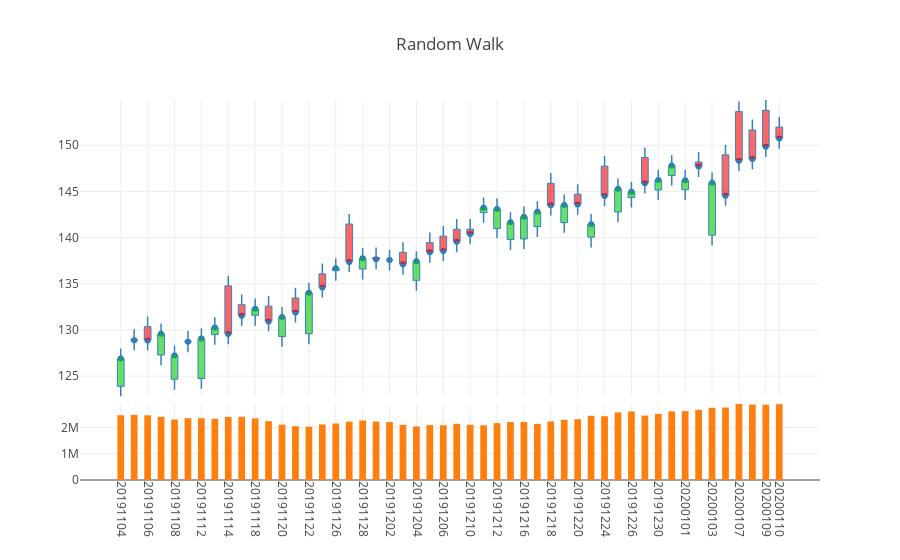

Notebook source saved alongside this figure:
### Code cell
fig1 = dgc.PlotlyCandles(df_pseudo.iloc[-50:],number_of_ticks_display=20,title='Random Walk')
iplot(fig1.get_figure())

### Figure 1 — Plotly figure (JSON) as saved in the notebook; plotly's stock layout.template omitted (floating-point values rounded to 4 significant figures)
{"data": [{"hoverinfo": "text", "mode": "markers", "text": ["date: 20191104.0<br>open: 123.9<br>high: 128.0<br>low: 122.81<br>close: 126.9<br>volume: 2467633.0", "date: 20191105.0<br>open: 128.96<br>high: 130.07<br>low: 127.8<br>close: 128.88<br>volume: 2481655.0", "date: 20191106.0<br>open: 130.36<br>high: 131.46<br>low: 127.78<br>close: 128.87<br>volume: 2464120.0", "date: 20191107.0<br>open: 127.29<br>high: 130.71<br>low: 126.18<br>close: 129.6<br>volume: 2406211.0", "date: 20191108.0<br>open: 124.67<br>high: 128.33<br>low: 123.54<br>close: 127.24<br>volume: 2303044.0", "date: 20191111.0<br>open: 128.8<br>high: 129.92<br>low: 127.6<br>close: 128.72<br>volume: 2354824.0", "date: 20191112.0<br>open: 124.75<br>high: 130.19<br>low: 123.64<br>close: 129.08<br>volume: 2352136.0", "date: 20191113.0<br>open: 129.51<br>high: 131.39<br>low: 128.4<br>close: 130.27<br>volume: 2332562.0", "date: 20191114.0<br>open: 134.78<br>high: 135.88<br>low: 128.46<br>close: 129.57<br>volume: 2402712.0", "date: 20191115.0<br>open: 132.74<br>high: 133.85<br>low: 130.42<br>close: 131.54<br>volume: 2407905.0", "date: 20191118.0<br>open: 131.59<br>high: 133.41<br>low: 130.47<br>close: 132.3<br>volume: 2348237.0", "date: 20191119.0<br>open: 132.58<br>high: 133.68<br>low: 129.85<br>close: 130.93<br>volume: 2240126.0", "date: 20191120.0<br>open: 129.29<br>high: 132.49<br>low: 128.19<br>close: 131.4<br>volume: 2108755.0", "date: 20191121.0<br>open: 133.46<br>high: 134.58<br>low: 130.8<br>close: 131.9<br>volume: 2049904.0", "date: 20191122.0<br>open: 129.59<br>high: 135.12<br>low: 128.46<br>close: 134.03<br>volume: 2031316.0", "date: 20191125.0<br>open: 136.08<br>high: 137.19<br>low: 133.52<br>close: 134.61<br>volume: 2116949.0", "date: 20191126.0<br>open: 136.42<br>high: 137.78<br>low: 135.32<br>close: 136.69<br>volume: 2151449.0", "date: 20191127.0<br>open: 141.47<br>high: 142.57<br>low: 136.29<br>close: 137.37<br>volume: 2224127.0", "date: 20191128.0<br>open: 136.6<br>high: 138.88<br>low: 135.47<br>close: 137.77<br>volume: 2265921.0", "date: 20191129.0<br>open: 137.83<br>high: 138.94<br>low: 136.57<br>close: 137.67<br>volume: 2226350.0", "date: 20191202.0<br>open: 137.56<br>high: 138.68<br>low: 136.45<br>close: 137.58<br>volume: 2208417.0", "date: 20191203.0<br>open: 138.41<br>high: 139.5<br>low: 135.99<br>close: 137.12<br>volume: 2101406.0", "date: 20191204.0<br>open: 135.38<br>high: 138.53<br>low: 134.26<br>close: 137.44<br>volume: 2041957.0", "date: 20191205.0<br>open: 139.46<br>high: 140.56<br>low: 137.28<br>close: 138.41<br>volume: 2092391.0", "date: 20191206.0<br>open: 140.16<br>high: 141.27<br>low: 137.46<br>close: 138.56<br>volume: 2085057.0", "date: 20191209.0<br>open: 140.9<br>high: 142.01<br>low: 138.42<br>close: 139.55<br>volume: 2140467.0", "date: 20191210.0<br>open: 140.91<br>high: 142.01<br>low: 139.28<br>close: 140.38<br>volume: 2101641.0", "date: 20191211.0<br>open: 142.71<br>high: 144.35<br>low: 141.6<br>close: 143.24<br>volume: 2084150.0", "date: 20191212.0<br>open: 140.99<br>high: 144.23<br>low: 139.92<br>close: 143.11<br>volume: 2166044.0", "date: 20191213.0<br>open: 139.79<br>high: 142.76<br>low: 138.66<br>close: 141.66<br>volume: 2207442.0", "date: 20191216.0<br>open: 139.85<br>high: 143.36<br>low: 138.74<br>close: 142.26<br>volume: 2212078.0", "date: 20191217.0<br>open: 141.2<br>high: 143.94<br>low: 140.07<br>close: 142.81<br>volume: 2135872.0", "date: 20191218.0<br>open: 145.88<br>high: 147.0<br>low: 142.4<br>close: 143.5<br>volume: 2229974.0", "date: 20191219.0<br>open: 141.62<br>high: 144.66<br>low: 140.53<br>close: 143.53<br>volume: 2296021.0", "date: 20191220.0<br>open: 144.7<br>high: 145.79<br>low: 142.48<br>close: 143.58<br>volume: 2314655.0", "date: 20191223.0<br>open: 140.05<br>high: 142.55<br>low: 138.92<br>close: 141.44<br>volume: 2448829.0", "date: 20191224.0<br>open: 147.74<br>high: 148.83<br>low: 143.42<br>close: 144.52<br>volume: 2431066.0", "date: 20191225.0<br>open: 142.78<br>high: 146.39<br>low: 141.67<br>close: 145.28<br>volume: 2575361.0", "date: 20191226.0<br>open: 144.34<br>high: 146.06<br>low: 143.25<br>close: 144.97<br>volume: 2609626.0", "date: 20191227.0<br>open: 148.67<br>high: 149.76<br>low: 144.79<br>close: 145.89<br>volume: 2452806.0", "date: 20191230.0<br>open: 145.16<br>high: 147.36<br>low: 144.06<br>close: 146.24<br>volume: 2520244.0", "date: 20191231.0<br>open: 146.73<br>high: 148.91<br>low: 145.63<br>close: 147.8<br>volume: 2612389.0", "date: 20200101.0<br>open: 145.19<br>high: 147.32<br>low: 144.08<br>close: 146.22<br>volume: 2623522.0", "date: 20200102.0<br>open: 148.18<br>high: 149.26<br>low: 146.57<br>close: 147.7<br>volume: 2674869.0", "date: 20200103.0<br>open: 140.27<br>high: 147.04<br>low: 139.16<br>close: 145.93<br>volume: 2750854.0", "date: 20200106.0<br>open: 148.96<br>high: 150.05<br>low: 143.44<br>close: 144.53<br>volume: 2760316.0", "date: 20200107.0<br>open: 153.64<br>high: 154.75<br>low: 147.21<br>close: 148.33<br>volume: 2895122.0", "date: 20200108.0<br>open: 151.65<br>high: 152.78<br>low: 147.41<br>close: 148.51<br>volume: 2874667.0", "date: 20200109.0<br>open: 153.78<br>high: 154.9<br>low: 148.73<br>close: 149.84<br>volume: 2864451.0", "date: 20200110.0<br>open: 151.97<br>high: 153.07<br>low: 149.63<br>close: 150.74<br>volume: 2888461.0"], "type": "scatter", "uid": "9b09b0e4-33f1-11ea-8df7-8c859025e7f9", "x": [1, 2, 3, 4, 5, 6, 7, 8, 9, 10, 11, 12, 13, 14, 15, 16, 17, 18, 19, 20, 21, 22, 23, 24, 25, 26, 27, 28, 29, 30, 31, 32, 33, 34, 35, 36, 37, 38, 39, 40, 41, 42, 43, 44, 45, 46, 47, 48, 49, 50], "xaxis": "x", "y": [126.9, 128.9, 128.9, 129.6, 127.2, 128.7, 129.1, 130.3, 129.6, 131.5, 132.3, 130.9, 131.4, 131.9, 134.0, 134.6, 136.7, 137.4, 137.8, 137.7, 137.6, 137.1, 137.4, 138.4, 138.6, 139.6, 140.4, 143.2, 143.1, 141.7, 142.3, 142.8, 143.5, 143.5, 143.6, 141.4, 144.5, 145.3, 145.0, 145.9, 146.2, 147.8, 146.2, 147.7, 145.9, 144.5, 148.3, 148.5, 149.8, 150.7], "yaxis": "y"}, {"type": "bar", "uid": "9b0acb78-33f1-11ea-82b5-8c859025e7f9", "width": 0.5, "x": [1, 2, 3, 4, 5, 6, 7, 8, 9, 10, 11, 12, 13, 14, 15, 16, 17, 18, 19, 20, 21, 22, 23, 24, 25, 26, 27, 28, 29, 30, 31, 32, 33, 34, 35, 36, 37, 38, 39, 40, 41, 42, 43, 44, 45, 46, 47, 48, 49, 50], "xaxis": "x", "y": [2467633, 2481655, 2464120, 2406211, 2303044, 2354824, 2352136, 2332562, 2402712, 2407905, 2348237, 2240126, 2108755, 2049904, 2031316, 2116949, 2151449, 2224127, 2265921, 2226350, 2208417, 2101406, 2041957, 2092391, 2085057, 2140467, 2101641, 2084150, 2166044, 2207442, 2212078, 2135872, 2229974, 2296021, 2314655, 2448829, 2431066, 2575361, 2609626, 2452806, 2520244, 2612389, 2623522, 2674869, 2750854, 2760316, 2895122, 2874667, 2864451, 2888461], "yaxis": "y2"}], "layout": {"margin": {"t": 100}, "shapes": [{"line": {"color": "rgb(55, 128, 191)", "width": 1.5}, "type": "line", "x0": 1, "x1": 1, "y0": 122.8, "y1": 123.9}, {"line": {"color": "rgb(55, 128, 191)", "width": 1.5}, "type": "line", "x0": 2, "x1": 2, "y0": 127.8, "y1": 128.9}, {"line": {"color": "rgb(55, 128, 191)", "width": 1.5}, "type": "line", "x0": 3, "x1": 3, "y0": 127.8, "y1": 128.9}, {"line": {"color": "rgb(55, 128, 191)", "width": 1.5}, "type": "line", "x0": 4, "x1": 4, "y0": 126.2, "y1": 127.3}, {"line": {"color": "rgb(55, 128, 191)", "width": 1.5}, "type": "line", "x0": 5, "x1": 5, "y0": 123.5, "y1": 124.7}, {"line": {"color": "rgb(55, 128, 191)", "width": 1.5}, "type": "line", "x0": 6, "x1": 6, "y0": 127.6, "y1": 128.7}, {"line": {"color": "rgb(55, 128, 191)", "width": 1.5}, "type": "line", "x0": 7, "x1": 7, "y0": 123.6, "y1": 124.8}, {"line": {"color": "rgb(55, 128, 191)", "width": 1.5}, "type": "line", "x0": 8, "x1": 8, "y0": 128.4, "y1": 129.5}, {"line": {"color": "rgb(55, 128, 191)", "width": 1.5}, "type": "line", "x0": 9, "x1": 9, "y0": 128.5, "y1": 129.6}, {"line": {"color": "rgb(55, 128, 191)", "width": 1.5}, "type": "line", "x0": 10, "x1": 10, "y0": 130.4, "y1": 131.5}, {"line": {"color": "rgb(55, 128, 191)", "width": 1.5}, "type": "line", "x0": 11, "x1": 11, "y0": 130.5, "y1": 131.6}, {"line": {"color": "rgb(55, 128, 191)", "width": 1.5}, "type": "line", "x0": 12, "x1": 12, "y0": 129.8, "y1": 130.9}, {"line": {"color": "rgb(55, 128, 191)", "width": 1.5}, "type": "line", "x0": 13, "x1": 13, "y0": 128.2, "y1": 129.3}, {"line": {"color": "rgb(55, 128, 191)", "width": 1.5}, "type": "line", "x0": 14, "x1": 14, "y0": 130.8, "y1": 131.9}, {"line": {"color": "rgb(55, 128, 191)", "width": 1.5}, "type": "line", "x0": 15, "x1": 15, "y0": 128.5, "y1": 129.6}, {"line": {"color": "rgb(55, 128, 191)", "width": 1.5}, "type": "line", "x0": 16, "x1": 16, "y0": 133.5, "y1": 134.6}, {"line": {"color": "rgb(55, 128, 191)", "width": 1.5}, "type": "line", "x0": 17, "x1": 17, "y0": 135.3, "y1": 136.4}, {"line": {"color": "rgb(55, 128, 191)", "width": 1.5}, "type": "line", "x0": 18, "x1": 18, "y0": 136.3, "y1": 137.4}, {"line": {"color": "rgb(55, 128, 191)", "width": 1.5}, "type": "line", "x0": 19, "x1": 19, "y0": 135.5, "y1": 136.6}, {"line": {"color": "rgb(55, 128, 191)", "width": 1.5}, "type": "line", "x0": 20, "x1": 20, "y0": 136.6, "y1": 137.7}, {"line": {"color": "rgb(55, 128, 191)", "width": 1.5}, "type": "line", "x0": 21, "x1": 21, "y0": 136.4, "y1": 137.6}, {"line": {"color": "rgb(55, 128, 191)", "width": 1.5}, "type": "line", "x0": 22, "x1": 22, "y0": 136.0, "y1": 137.1}, {"line": {"color": "rgb(55, 128, 191)", "width": 1.5}, "type": "line", "x0": 23, "x1": 23, "y0": 134.3, "y1": 135.4}, {"line": {"color": "rgb(55, 128, 191)", "width": 1.5}, "type": "line", "x0": 24, "x1": 24, "y0": 137.3, "y1": 138.4}, {"line": {"color": "rgb(55, 128, 191)", "width": 1.5}, "type": "line", "x0": 25, "x1": 25, "y0": 137.5, "y1": 138.6}, {"line": {"color": "rgb(55, 128, 191)", "width": 1.5}, "type": "line", "x0": 26, "x1": 26, "y0": 138.4, "y1": 139.6}, {"line": {"color": "rgb(55, 128, 191)", "width": 1.5}, "type": "line", "x0": 27, "x1": 27, "y0": 139.3, "y1": 140.4}, {"line": {"color": "rgb(55, 128, 191)", "width": 1.5}, "type": "line", "x0": 28, "x1": 28, "y0": 141.6, "y1": 142.7}, {"line": {"color": "rgb(55, 128, 191)", "width": 1.5}, "type": "line", "x0": 29, "x1": 29, "y0": 139.9, "y1": 141.0}, {"line": {"color": "rgb(55, 128, 191)", "width": 1.5}, "type": "line", "x0": 30, "x1": 30, "y0": 138.7, "y1": 139.8}, {"line": {"color": "rgb(55, 128, 191)", "width": 1.5}, "type": "line", "x0": 31, "x1": 31, "y0": 138.7, "y1": 139.8}, {"line": {"color": "rgb(55, 128, 191)", "width": 1.5}, "type": "line", "x0": 32, "x1": 32, "y0": 140.1, "y1": 141.2}, {"line": {"color": "rgb(55, 128, 191)", "width": 1.5}, "type": "line", "x0": 33, "x1": 33, "y0": 142.4, "y1": 143.5}, {"line": {"color": "rgb(55, 128, 191)", "width": 1.5}, "type": "line", "x0": 34, "x1": 34, "y0": 140.5, "y1": 141.6}, {"line": {"color": "rgb(55, 128, 191)", "width": 1.5}, "type": "line", "x0": 35, "x1": 35, "y0": 142.5, "y1": 143.6}, {"line": {"color": "rgb(55, 128, 191)", "width": 1.5}, "type": "line", "x0": 36, "x1": 36, "y0": 138.9, "y1": 140.1}, {"line": {"color": "rgb(55, 128, 191)", "width": 1.5}, "type": "line", "x0": 37, "x1": 37, "y0": 143.4, "y1": 144.5}, {"line": {"color": "rgb(55, 128, 191)", "width": 1.5}, "type": "line", "x0": 38, "x1": 38, "y0": 141.7, "y1": 142.8}, {"line": {"color": "rgb(55, 128, 191)", "width": 1.5}, "type": "line", "x0": 39, "x1": 39, "y0": 143.2, "y1": 144.3}, {"line": {"color": "rgb(55, 128, 191)", "width": 1.5}, "type": "line", "x0": 40, "x1": 40, "y0": 144.8, "y1": 145.9}, {"line": {"color": "rgb(55, 128, 191)", "width": 1.5}, "type": "line", "x0": 41, "x1": 41, "y0": 144.1, "y1": 145.2}, {"line": {"color": "rgb(55, 128, 191)", "width": 1.5}, "type": "line", "x0": 42, "x1": 42, "y0": 145.6, "y1": 146.7}, {"line": {"color": "rgb(55, 128, 191)", "width": 1.5}, "type": "line", "x0": 43, "x1": 43, "y0": 144.1, "y1": 145.2}, {"line": {"color": "rgb(55, 128, 191)", "width": 1.5}, "type": "line", "x0": 44, "x1": 44, "y0": 146.6, "y1": 147.7}, {"line": {"color": "rgb(55, 128, 191)", "width": 1.5}, "type": "line", "x0": 45, "x1": 45, "y0": 139.2, "y1": 140.3}, {"line": {"color": "rgb(55, 128, 191)", "width": 1.5}, "type": "line", "x0": 46, "x1": 46, "y0": 143.4, "y1": 144.5}, {"line": {"color": "rgb(55, 128, 191)", "width": 1.5}, "type": "line", "x0": 47, "x1": 47, "y0": 147.2, "y1": 148.3}, {"line": {"color": "rgb(55, 128, 191)", "width": 1.5}, "type": "line", "x0": 48, "x1": 48, "y0": 147.4, "y1": 148.5}, {"line": {"color": "rgb(55, 128, 191)", "width": 1.5}, "type": "line", "x0": 49, "x1": 49, "y0": 148.7, "y1": 149.8}, {"line": {"color": "rgb(55, 128, 191)", "width": 1.5}, "type": "line", "x0": 50, "x1": 50, "y0": 149.6, "y1": 150.7}, {"fillcolor": "rgba(0, 204, 0, 0.6)", "line": {"color": "rgb(55, 128, 191)", "width": 1}, "type": "rect", "x0": 0.75, "x1": 1.25, "xref": "x", "y0": 123.9, "y1": 126.9, "yref": "y"}, {"fillcolor": "rgba(255, 0, 0, 0.6)", "line": {"color": "rgb(55, 128, 191)", "width": 1}, "type": "rect", "x0": 1.75, "x1": 2.25, "xref": "x", "y0": 128.9, "y1": 129.0, "yref": "y"}, {"fillcolor": "rgba(255, 0, 0, 0.6)", "line": {"color": "rgb(55, 128, 191)", "width": 1}, "type": "rect", "x0": 2.75, "x1": 3.25, "xref": "x", "y0": 128.9, "y1": 130.4, "yref": "y"}, {"fillcolor": "rgba(0, 204, 0, 0.6)", "line": {"color": "rgb(55, 128, 191)", "width": 1}, "type": "rect", "x0": 3.75, "x1": 4.25, "xref": "x", "y0": 127.3, "y1": 129.6, "yref": "y"}, {"fillcolor": "rgba(0, 204, 0, 0.6)", "line": {"color": "rgb(55, 128, 191)", "width": 1}, "type": "rect", "x0": 4.75, "x1": 5.25, "xref": "x", "y0": 124.7, "y1": 127.2, "yref": "y"}, {"fillcolor": "rgba(255, 0, 0, 0.6)", "line": {"color": "rgb(55, 128, 191)", "width": 1}, "type": "rect", "x0": 5.75, "x1": 6.25, "xref": "x", "y0": 128.7, "y1": 128.8, "yref": "y"}, {"fillcolor": "rgba(0, 204, 0, 0.6)", "line": {"color": "rgb(55, 128, 191)", "width": 1}, "type": "rect", "x0": 6.75, "x1": 7.25, "xref": "x", "y0": 124.8, "y1": 129.1, "yref": "y"}, {"fillcolor": "rgba(0, 204, 0, 0.6)", "line": {"color": "rgb(55, 128, 191)", "width": 1}, "type": "rect", "x0": 7.75, "x1": 8.25, "xref": "x", "y0": 129.5, "y1": 130.3, "yref": "y"}, {"fillcolor": "rgba(255, 0, 0, 0.6)", "line": {"color": "rgb(55, 128, 191)", "width": 1}, "type": "rect", "x0": 8.75, "x1": 9.25, "xref": "x", "y0": 129.6, "y1": 134.8, "yref": "y"}, {"fillcolor": "rgba(255, 0, 0, 0.6)", "line": {"color": "rgb(55, 128, 191)", "width": 1}, "type": "rect", "x0": 9.75, "x1": 10.25, "xref": "x", "y0": 131.5, "y1": 132.7, "yref": "y"}, {"fillcolor": "rgba(0, 204, 0, 0.6)", "line": {"color": "rgb(55, 128, 191)", "width": 1}, "type": "rect", "x0": 10.75, "x1": 11.25, "xref": "x", "y0": 131.6, "y1": 132.3, "yref": "y"}, {"fillcolor": "rgba(255, 0, 0, 0.6)", "line": {"color": "rgb(55, 128, 191)", "width": 1}, "type": "rect", "x0": 11.75, "x1": 12.25, "xref": "x", "y0": 130.9, "y1": 132.6, "yref": "y"}, {"fillcolor": "rgba(0, 204, 0, 0.6)", "line": {"color": "rgb(55, 128, 191)", "width": 1}, "type": "rect", "x0": 12.75, "x1": 13.25, "xref": "x", "y0": 129.3, "y1": 131.4, "yref": "y"}, {"fillcolor": "rgba(255, 0, 0, 0.6)", "line": {"color": "rgb(55, 128, 191)", "width": 1}, "type": "rect", "x0": 13.75, "x1": 14.25, "xref": "x", "y0": 131.9, "y1": 133.5, "yref": "y"}, {"fillcolor": "rgba(0, 204, 0, 0.6)", "line": {"color": "rgb(55, 128, 191)", "width": 1}, "type": "rect", "x0": 14.75, "x1": 15.25, "xref": "x", "y0": 129.6, "y1": 134.0, "yref": "y"}, {"fillcolor": "rgba(255, 0, 0, 0.6)", "line": {"color": "rgb(55, 128, 191)", "width": 1}, "type": "rect", "x0": 15.75, "x1": 16.25, "xref": "x", "y0": 134.6, "y1": 136.1, "yref": "y"}, {"fillcolor": "rgba(0, 204, 0, 0.6)", "line": {"color": "rgb(55, 128, 191)", "width": 1}, "type": "rect", "x0": 16.75, "x1": 17.25, "xref": "x", "y0": 136.4, "y1": 136.7, "yref": "y"}, {"fillcolor": "rgba(255, 0, 0, 0.6)", "line": {"color": "rgb(55, 128, 191)", "width": 1}, "type": "rect", "x0": 17.75, "x1": 18.25, "xref": "x", "y0": 137.4, "y1": 141.5, "yref": "y"}, {"fillcolor": "rgba(0, 204, 0, 0.6)", "line": {"color": "rgb(55, 128, 191)", "width": 1}, "type": "rect", "x0": 18.75, "x1": 19.25, "xref": "x", "y0": 136.6, "y1": 137.8, "yref": "y"}, {"fillcolor": "rgba(255, 0, 0, 0.6)", "line": {"color": "rgb(55, 128, 191)", "width": 1}, "type": "rect", "x0": 19.75, "x1": 20.25, "xref": "x", "y0": 137.7, "y1": 137.8, "yref": "y"}, {"fillcolor": "rgba(0, 204, 0, 0.6)", "line": {"color": "rgb(55, 128, 191)", "width": 1}, "type": "rect", "x0": 20.75, "x1": 21.25, "xref": "x", "y0": 137.6, "y1": 137.6, "yref": "y"}, {"fillcolor": "rgba(255, 0, 0, 0.6)", "line": {"color": "rgb(55, 128, 191)", "width": 1}, "type": "rect", "x0": 21.75, "x1": 22.25, "xref": "x", "y0": 137.1, "y1": 138.4, "yref": "y"}, {"fillcolor": "rgba(0, 204, 0, 0.6)", "line": {"color": "rgb(55, 128, 191)", "width": 1}, "type": "rect", "x0": 22.75, "x1": 23.25, "xref": "x", "y0": 135.4, "y1": 137.4, "yref": "y"}, {"fillcolor": "rgba(255, 0, 0, 0.6)", "line": {"color": "rgb(55, 128, 191)", "width": 1}, "type": "rect", "x0": 23.75, "x1": 24.25, "xref": "x", "y0": 138.4, "y1": 139.5, "yref": "y"}, {"fillcolor": "rgba(255, 0, 0, 0.6)", "line": {"color": "rgb(55, 128, 191)", "width": 1}, "type": "rect", "x0": 24.75, "x1": 25.25, "xref": "x", "y0": 138.6, "y1": 140.2, "yref": "y"}, {"fillcolor": "rgba(255, 0, 0, 0.6)", "line": {"color": "rgb(55, 128, 191)", "width": 1}, "type": "rect", "x0": 25.75, "x1": 26.25, "xref": "x", "y0": 139.6, "y1": 140.9, "yref": "y"}, {"fillcolor": "rgba(255, 0, 0, 0.6)", "line": {"color": "rgb(55, 128, 191)", "width": 1}, "type": "rect", "x0": 26.75, "x1": 27.25, "xref": "x", "y0": 140.4, "y1": 140.9, "yref": "y"}, {"fillcolor": "rgba(0, 204, 0, 0.6)", "line": {"color": "rgb(55, 128, 191)", "width": 1}, "type": "rect", "x0": 27.75, "x1": 28.25, "xref": "x", "y0": 142.7, "y1": 143.2, "yref": "y"}, {"fillcolor": "rgba(0, 204, 0, 0.6)", "line": {"color": "rgb(55, 128, 191)", "width": 1}, "type": "rect", "x0": 28.75, "x1": 29.25, "xref": "x", "y0": 141.0, "y1": 143.1, "yref": "y"}, {"fillcolor": "rgba(0, 204, 0, 0.6)", "line": {"color": "rgb(55, 128, 191)", "width": 1}, "type": "rect", "x0": 29.75, "x1": 30.25, "xref": "x", "y0": 139.8, "y1": 141.7, "yref": "y"}, {"fillcolor": "rgba(0, 204, 0, 0.6)", "line": {"color": "rgb(55, 128, 191)", "width": 1}, "type": "rect", "x0": 30.75, "x1": 31.25, "xref": "x", "y0": 139.8, "y1": 142.3, "yref": "y"}, {"fillcolor": "rgba(0, 204, 0, 0.6)", "line": {"color": "rgb(55, 128, 191)", "width": 1}, "type": "rect", "x0": 31.75, "x1": 32.25, "xref": "x", "y0": 141.2, "y1": 142.8, "yref": "y"}, {"fillcolor": "rgba(255, 0, 0, 0.6)", "line": {"color": "rgb(55, 128, 191)", "width": 1}, "type": "rect", "x0": 32.75, "x1": 33.25, "xref": "x", "y0": 143.5, "y1": 145.9, "yref": "y"}, {"fillcolor": "rgba(0, 204, 0, 0.6)", "line": {"color": "rgb(55, 128, 191)", "width": 1}, "type": "rect", "x0": 33.75, "x1": 34.25, "xref": "x", "y0": 141.6, "y1": 143.5, "yref": "y"}, {"fillcolor": "rgba(255, 0, 0, 0.6)", "line": {"color": "rgb(55, 128, 191)", "width": 1}, "type": "rect", "x0": 34.75, "x1": 35.25, "xref": "x", "y0": 143.6, "y1": 144.7, "yref": "y"}, {"fillcolor": "rgba(0, 204, 0, 0.6)", "line": {"color": "rgb(55, 128, 191)", "width": 1}, "type": "rect", "x0": 35.75, "x1": 36.25, "xref": "x", "y0": 140.1, "y1": 141.4, "yref": "y"}, {"fillcolor": "rgba(255, 0, 0, 0.6)", "line": {"color": "rgb(55, 128, 191)", "width": 1}, "type": "rect", "x0": 36.75, "x1": 37.25, "xref": "x", "y0": 144.5, "y1": 147.7, "yref": "y"}, {"fillcolor": "rgba(0, 204, 0, 0.6)", "line": {"color": "rgb(55, 128, 191)", "width": 1}, "type": "rect", "x0": 37.75, "x1": 38.25, "xref": "x", "y0": 142.8, "y1": 145.3, "yref": "y"}, {"fillcolor": "rgba(0, 204, 0, 0.6)", "line": {"color": "rgb(55, 128, 191)", "width": 1}, "type": "rect", "x0": 38.75, "x1": 39.25, "xref": "x", "y0": 144.3, "y1": 145.0, "yref": "y"}, {"fillcolor": "rgba(255, 0, 0, 0.6)", "line": {"color": "rgb(55, 128, 191)", "width": 1}, "type": "rect", "x0": 39.75, "x1": 40.25, "xref": "x", "y0": 145.9, "y1": 148.7, "yref": "y"}, {"fillcolor": "rgba(0, 204, 0, 0.6)", "line": {"color": "rgb(55, 128, 191)", "width": 1}, "type": "rect", "x0": 40.75, "x1": 41.25, "xref": "x", "y0": 145.2, "y1": 146.2, "yref": "y"}, {"fillcolor": "rgba(0, 204, 0, 0.6)", "line": {"color": "rgb(55, 128, 191)", "width": 1}, "type": "rect", "x0": 41.75, "x1": 42.25, "xref": "x", "y0": 146.7, "y1": 147.8, "yref": "y"}, {"fillcolor": "rgba(0, 204, 0, 0.6)", "line": {"color": "rgb(55, 128, 191)", "width": 1}, "type": "rect", "x0": 42.75, "x1": 43.25, "xref": "x", "y0": 145.2, "y1": 146.2, "yref": "y"}, {"fillcolor": "rgba(255, 0, 0, 0.6)", "line": {"color": "rgb(55, 128, 191)", "width": 1}, "type": "rect", "x0": 43.75, "x1": 44.25, "xref": "x", "y0": 147.7, "y1": 148.2, "yref": "y"}, {"fillcolor": "rgba(0, 204, 0, 0.6)", "line": {"color": "rgb(55, 128, 191)", "width": 1}, "type": "rect", "x0": 44.75, "x1": 45.25, "xref": "x", "y0": 140.3, "y1": 145.9, "yref": "y"}, {"fillcolor": "rgba(255, 0, 0, 0.6)", "line": {"color": "rgb(55, 128, 191)", "width": 1}, "type": "rect", "x0": 45.75, "x1": 46.25, "xref": "x", "y0": 144.5, "y1": 149.0, "yref": "y"}, {"fillcolor": "rgba(255, 0, 0, 0.6)", "line": {"color": "rgb(55, 128, 191)", "width": 1}, "type": "rect", "x0": 46.75, "x1": 47.25, "xref": "x", "y0": 148.3, "y1": 153.6, "yref": "y"}, {"fillcolor": "rgba(255, 0, 0, 0.6)", "line": {"color": "rgb(55, 128, 191)", "width": 1}, "type": "rect", "x0": 47.75, "x1": 48.25, "xref": "x", "y0": 148.5, "y1": 151.7, "yref": "y"}, {"fillcolor": "rgba(255, 0, 0, 0.6)", "line": {"color": "rgb(55, 128, 191)", "width": 1}, "type": "rect", "x0": 48.75, "x1": 49.25, "xref": "x", "y0": 149.8, "y1": 153.8, "yref": "y"}, {"fillcolor": "rgba(255, 0, 0, 0.6)", "line": {"color": "rgb(55, 128, 191)", "width": 1}, "type": "rect", "x0": 49.75, "x1": 50.25, "xref": "x", "y0": 150.7, "y1": 152.0, "yref": "y"}, {"line": {"color": "rgb(55, 128, 191)", "width": 1.5}, "type": "line", "x0": 1, "x1": 1, "y0": 126.9, "y1": 128}, {"line": {"color": "rgb(55, 128, 191)", "width": 1.5}, "type": "line", "x0": 2, "x1": 2, "y0": 129.0, "y1": 130.1}, {"line": {"color": "rgb(55, 128, 191)", "width": 1.5}, "type": "line", "x0": 3, "x1": 3, "y0": 130.4, "y1": 131.5}, {"line": {"color": "rgb(55, 128, 191)", "width": 1.5}, "type": "line", "x0": 4, "x1": 4, "y0": 129.6, "y1": 130.7}, {"line": {"color": "rgb(55, 128, 191)", "width": 1.5}, "type": "line", "x0": 5, "x1": 5, "y0": 127.2, "y1": 128.3}, {"line": {"color": "rgb(55, 128, 191)", "width": 1.5}, "type": "line", "x0": 6, "x1": 6, "y0": 128.8, "y1": 129.9}, {"line": {"color": "rgb(55, 128, 191)", "width": 1.5}, "type": "line", "x0": 7, "x1": 7, "y0": 129.1, "y1": 130.2}, {"line": {"color": "rgb(55, 128, 191)", "width": 1.5}, "type": "line", "x0": 8, "x1": 8, "y0": 130.3, "y1": 131.4}, {"line": {"color": "rgb(55, 128, 191)", "width": 1.5}, "type": "line", "x0": 9, "x1": 9, "y0": 134.8, "y1": 135.9}, {"line": {"color": "rgb(55, 128, 191)", "width": 1.5}, "type": "line", "x0": 10, "x1": 10, "y0": 132.7, "y1": 133.8}, {"line": {"color": "rgb(55, 128, 191)", "width": 1.5}, "type": "line", "x0": 11, "x1": 11, "y0": 132.3, "y1": 133.4}, {"line": {"color": "rgb(55, 128, 191)", "width": 1.5}, "type": "line", "x0": 12, "x1": 12, "y0": 132.6, "y1": 133.7}, {"line": {"color": "rgb(55, 128, 191)", "width": 1.5}, "type": "line", "x0": 13, "x1": 13, "y0": 131.4, "y1": 132.5}, {"line": {"color": "rgb(55, 128, 191)", "width": 1.5}, "type": "line", "x0": 14, "x1": 14, "y0": 133.5, "y1": 134.6}, {"line": {"color": "rgb(55, 128, 191)", "width": 1.5}, "type": "line", "x0": 15, "x1": 15, "y0": 134.0, "y1": 135.1}, {"line": {"color": "rgb(55, 128, 191)", "width": 1.5}, "type": "line", "x0": 16, "x1": 16, "y0": 136.1, "y1": 137.2}, {"line": {"color": "rgb(55, 128, 191)", "width": 1.5}, "type": "line", "x0": 17, "x1": 17, "y0": 136.7, "y1": 137.8}, {"line": {"color": "rgb(55, 128, 191)", "width": 1.5}, "type": "line", "x0": 18, "x1": 18, "y0": 141.5, "y1": 142.6}, {"line": {"color": "rgb(55, 128, 191)", "width": 1.5}, "type": "line", "x0": 19, "x1": 19, "y0": 137.8, "y1": 138.9}, {"line": {"color": "rgb(55, 128, 191)", "width": 1.5}, "type": "line", "x0": 20, "x1": 20, "y0": 137.8, "y1": 138.9}, {"line": {"color": "rgb(55, 128, 191)", "width": 1.5}, "type": "line", "x0": 21, "x1": 21, "y0": 137.6, "y1": 138.7}, {"line": {"color": "rgb(55, 128, 191)", "width": 1.5}, "type": "line", "x0": 22, "x1": 22, "y0": 138.4, "y1": 139.5}, {"line": {"color": "rgb(55, 128, 191)", "width": 1.5}, "type": "line", "x0": 23, "x1": 23, "y0": 137.4, "y1": 138.5}, {"line": {"color": "rgb(55, 128, 191)", "width": 1.5}, "type": "line", "x0": 24, "x1": 24, "y0": 139.5, "y1": 140.6}, {"line": {"color": "rgb(55, 128, 191)", "width": 1.5}, "type": "line", "x0": 25, "x1": 25, "y0": 140.2, "y1": 141.3}, {"line": {"color": "rgb(55, 128, 191)", "width": 1.5}, "type": "line", "x0": 26, "x1": 26, "y0": 140.9, "y1": 142.0}, {"line": {"color": "rgb(55, 128, 191)", "width": 1.5}, "type": "line", "x0": 27, "x1": 27, "y0": 140.9, "y1": 142.0}, {"line": {"color": "rgb(55, 128, 191)", "width": 1.5}, "type": "line", "x0": 28, "x1": 28, "y0": 143.2, "y1": 144.3}, {"line": {"color": "rgb(55, 128, 191)", "width": 1.5}, "type": "line", "x0": 29, "x1": 29, "y0": 143.1, "y1": 144.2}, {"line": {"color": "rgb(55, 128, 191)", "width": 1.5}, "type": "line", "x0": 30, "x1": 30, "y0": 141.7, "y1": 142.8}, {"line": {"color": "rgb(55, 128, 191)", "width": 1.5}, "type": "line", "x0": 31, "x1": 31, "y0": 142.3, "y1": 143.4}, {"line": {"color": "rgb(55, 128, 191)", "width": 1.5}, "type": "line", "x0": 32, "x1": 32, "y0": 142.8, "y1": 143.9}, {"line": {"color": "rgb(55, 128, 191)", "width": 1.5}, "type": "line", "x0": 33, "x1": 33, "y0": 145.9, "y1": 147}, {"line": {"color": "rgb(55, 128, 191)", "width": 1.5}, "type": "line", "x0": 34, "x1": 34, "y0": 143.5, "y1": 144.7}, {"line": {"color": "rgb(55, 128, 191)", "width": 1.5}, "type": "line", "x0": 35, "x1": 35, "y0": 144.7, "y1": 145.8}, {"line": {"color": "rgb(55, 128, 191)", "width": 1.5}, "type": "line", "x0": 36, "x1": 36, "y0": 141.4, "y1": 142.6}, {"line": {"color": "rgb(55, 128, 191)", "width": 1.5}, "type": "line", "x0": 37, "x1": 37, "y0": 147.7, "y1": 148.8}, {"line": {"color": "rgb(55, 128, 191)", "width": 1.5}, "type": "line", "x0": 38, "x1": 38, "y0": 145.3, "y1": 146.4}, {"line": {"color": "rgb(55, 128, 191)", "width": 1.5}, "type": "line", "x0": 39, "x1": 39, "y0": 145.0, "y1": 146.1}, {"line": {"color": "rgb(55, 128, 191)", "width": 1.5}, "type": "line", "x0": 40, "x1": 40, "y0": 148.7, "y1": 149.8}, {"line": {"color": "rgb(55, 128, 191)", "width": 1.5}, "type": "line", "x0": 41, "x1": 41, "y0": 146.2, "y1": 147.4}, {"line": {"color": "rgb(55, 128, 191)", "width": 1.5}, "type": "line", "x0": 42, "x1": 42, "y0": 147.8, "y1": 148.9}, {"line": {"color": "rgb(55, 128, 191)", "width": 1.5}, "type": "line", "x0": 43, "x1": 43, "y0": 146.2, "y1": 147.3}, {"line": {"color": "rgb(55, 128, 191)", "width": 1.5}, "type": "line", "x0": 44, "x1": 44, "y0": 148.2, "y1": 149.3}, {"line": {"color": "rgb(55, 128, 191)", "width": 1.5}, "type": "line", "x0": 45, "x1": 45, "y0": 145.9, "y1": 147.0}, {"line": {"color": "rgb(55, 128, 191)", "width": 1.5}, "type": "line", "x0": 46, "x1": 46, "y0": 149.0, "y1": 150.1}, {"line": {"color": "rgb(55, 128, 191)", "width": 1.5}, "type": "line", "x0": 47, "x1": 47, "y0": 153.6, "y1": 154.8}, {"line": {"color": "rgb(55, 128, 191)", "width": 1.5}, "type": "line", "x0": 48, "x1": 48, "y0": 151.7, "y1": 152.8}, {"line": {"color": "rgb(55, 128, 191)", "width": 1.5}, "type": "line", "x0": 49, "x1": 49, "y0": 153.8, "y1": 154.9}, {"line": {"color": "rgb(55, 128, 191)", "width": 1.5}, "type": "line", "x0": 50, "x1": 50, "y0": 152.0, "y1": 153.1}], "showlegend": false, "title": "Random Walk", "xaxis": {"anchor": "y2", "showgrid": true, "showticklabels": true, "tickangle": 90, "tickmode": "array", "ticktext": [20191104, 20191106, 20191108, 20191112, 20191114, 20191118, 20191120, 20191122, 20191126, 20191128, 20191202, 20191204, 20191206, 20191210, 20191212, 20191216, 20191218, 20191220, 20191224, 20191226, 20191230, 20200101, 20200103, 20200107, 20200109, 20200110], "tickvals": [1, 3, 5, 7, 9, 11, 13, 15, 17, 19, 21, 23, 25, 27, 29, 31, 33, 35, 37, 39, 41, 43, 45, 47, 49, 50]}, "yaxis": {"domain": [0.22, 1], "range": [122.8, 154.9]}, "yaxis2": {"domain": [0, 0.2], "range": [0, 2895122]}}}
